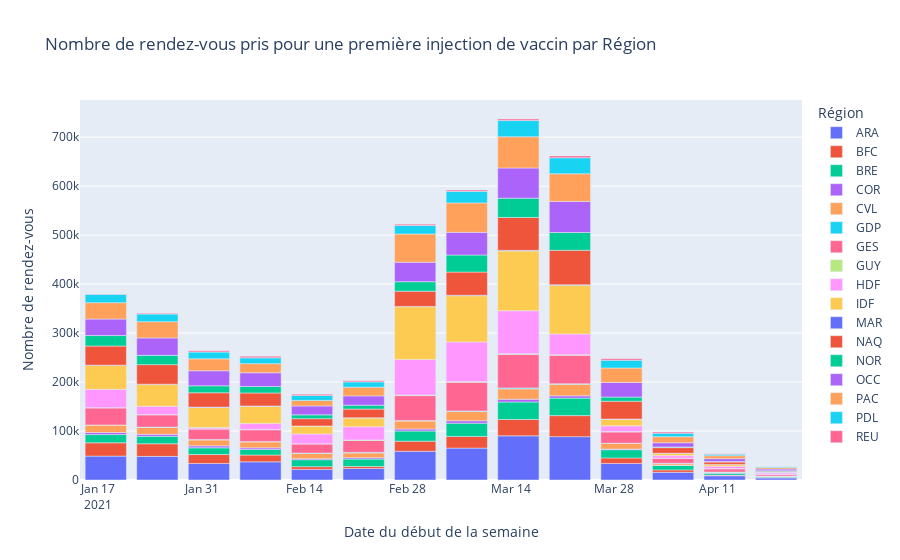

Notebook source saved alongside this figure:
### Code cell
fig = px.bar(df_region_rdv_1, x='date_debut_semaine', y='nb', color = 'region', labels = {'date_debut_semaine':'Date du début de la semaine', 'nb': 'Nombre de rendez-vous', 'region': 'Région'}, title = 'Nombre de rendez-vous pris pour une première injection de vaccin par Région')
fig.show()

### Figure 1 — Plotly figure (JSON) as saved in the notebook; plotly's stock layout.template omitted (floating-point values rounded to 4 significant figures)
{"data": [{"alignmentgroup": "True", "hovertemplate": "Région=ARA<br>Date du début de la semaine=%{x}<br>Nombre de rendez-vous=%{y}<extra></extra>", "legendgroup": "ARA", "marker": {"color": "#636efa"}, "name": "ARA", "offsetgroup": "ARA", "orientation": "v", "showlegend": true, "textposition": "auto", "type": "bar", "x": ["2021-01-18", "2021-01-25", "2021-02-01", "2021-02-08", "2021-02-15", "2021-02-22", "2021-03-01", "2021-03-08", "2021-03-15", "2021-03-22", "2021-03-29", "2021-04-05", "2021-04-12", "2021-04-19"], "xaxis": "x", "y": [48788, 48257, 33764, 37147, 21691, 23656, 58669, 65132, 90152, 88504, 33858, 15658, 8652, 4288], "yaxis": "y"}, {"alignmentgroup": "True", "hovertemplate": "Région=BFC<br>Date du début de la semaine=%{x}<br>Nombre de rendez-vous=%{y}<extra></extra>", "legendgroup": "BFC", "marker": {"color": "#EF553B"}, "name": "BFC", "offsetgroup": "BFC", "orientation": "v", "showlegend": true, "textposition": "auto", "type": "bar", "x": ["2021-01-18", "2021-01-25", "2021-02-01", "2021-02-08", "2021-02-15", "2021-02-22", "2021-03-01", "2021-03-08", "2021-03-15", "2021-03-22", "2021-03-29", "2021-04-05", "2021-04-12", "2021-04-19"], "xaxis": "x", "y": [27185, 25787, 18222, 13833, 5554, 4009, 20646, 23849, 33385, 42945, 11196, 5007, 1360, 703], "yaxis": "y"}, {"alignmentgroup": "True", "hovertemplate": "Région=BRE<br>Date du début de la semaine=%{x}<br>Nombre de rendez-vous=%{y}<extra></extra>", "legendgroup": "BRE", "marker": {"color": "#00cc96"}, "name": "BRE", "offsetgroup": "BRE", "orientation": "v", "showlegend": true, "textposition": "auto", "type": "bar", "x": ["2021-01-18", "2021-01-25", "2021-02-01", "2021-02-08", "2021-02-15", "2021-02-22", "2021-03-01", "2021-03-08", "2021-03-15", "2021-03-22", "2021-03-29", "2021-04-05", "2021-04-12", "2021-04-19"], "xaxis": "x", "y": [16756, 15105, 13699, 11419, 14181, 15062, 20743, 27045, 35764, 35773, 16786, 9224, 3927, 2155], "yaxis": "y"}, {"alignmentgroup": "True", "hovertemplate": "Région=COR<br>Date du début de la semaine=%{x}<br>Nombre de rendez-vous=%{y}<extra></extra>", "legendgroup": "COR", "marker": {"color": "#ab63fa"}, "name": "COR", "offsetgroup": "COR", "orientation": "v", "showlegend": true, "textposition": "auto", "type": "bar", "x": ["2021-01-18", "2021-01-25", "2021-02-01", "2021-02-08", "2021-02-15", "2021-02-22", "2021-03-01", "2021-03-08", "2021-03-15", "2021-03-22", "2021-03-29", "2021-04-05", "2021-04-12", "2021-04-19"], "xaxis": "x", "y": [4269, 4068, 4046, 3321, 2204, 2809, 4061, 4950, 5679, 4688, 1270, 565, 918, 561], "yaxis": "y"}, {"alignmentgroup": "True", "hovertemplate": "Région=CVL<br>Date du début de la semaine=%{x}<br>Nombre de rendez-vous=%{y}<extra></extra>", "legendgroup": "CVL", "marker": {"color": "#FFA15A"}, "name": "CVL", "offsetgroup": "CVL", "orientation": "v", "showlegend": true, "textposition": "auto", "type": "bar", "x": ["2021-01-18", "2021-01-25", "2021-02-01", "2021-02-08", "2021-02-15", "2021-02-22", "2021-03-01", "2021-03-08", "2021-03-15", "2021-03-22", "2021-03-29", "2021-04-05", "2021-04-12", "2021-04-19"], "xaxis": "x", "y": [15112, 14284, 12072, 11975, 10711, 9657, 16157, 18878, 21079, 23432, 11508, 3242, 1156, 376], "yaxis": "y"}, {"alignmentgroup": "True", "hovertemplate": "Région=GDP<br>Date du début de la semaine=%{x}<br>Nombre de rendez-vous=%{y}<extra></extra>", "legendgroup": "GDP", "marker": {"color": "#19d3f3"}, "name": "GDP", "offsetgroup": "GDP", "orientation": "v", "showlegend": true, "textposition": "auto", "type": "bar", "x": ["2021-01-18", "2021-01-25", "2021-02-01", "2021-02-08", "2021-02-15", "2021-02-22", "2021-03-01", "2021-03-08", "2021-03-15", "2021-03-22", "2021-03-29", "2021-04-05", "2021-04-12", "2021-04-19"], "xaxis": "x", "y": [304, 540, 1005, 951, 552, 1259, 1289, 1102, 1985, 1142, 483, 489, 247, 79], "yaxis": "y"}, {"alignmentgroup": "True", "hovertemplate": "Région=GES<br>Date du début de la semaine=%{x}<br>Nombre de rendez-vous=%{y}<extra></extra>", "legendgroup": "GES", "marker": {"color": "#FF6692"}, "name": "GES", "offsetgroup": "GES", "orientation": "v", "showlegend": true, "textposition": "auto", "type": "bar", "x": ["2021-01-18", "2021-01-25", "2021-02-01", "2021-02-08", "2021-02-15", "2021-02-22", "2021-03-01", "2021-03-08", "2021-03-15", "2021-03-22", "2021-03-29", "2021-04-05", "2021-04-12", "2021-04-19"], "xaxis": "x", "y": [34853, 25082, 21383, 23961, 18769, 24391, 50721, 58585, 68419, 58348, 23100, 9975, 6517, 2968], "yaxis": "y"}, {"alignmentgroup": "True", "hovertemplate": "Région=GUY<br>Date du début de la semaine=%{x}<br>Nombre de rendez-vous=%{y}<extra></extra>", "legendgroup": "GUY", "marker": {"color": "#B6E880"}, "name": "GUY", "offsetgroup": "GUY", "orientation": "v", "showlegend": true, "textposition": "auto", "type": "bar", "x": ["2021-01-18", "2021-01-25", "2021-02-01", "2021-02-08", "2021-02-15", "2021-02-22", "2021-03-01", "2021-03-08", "2021-03-15", "2021-03-22", "2021-03-29", "2021-04-05", "2021-04-12", "2021-04-19"], "xaxis": "x", "y": [413, 392, 404, 387, 418, 998, 1321, 1382, 1274, 959, 610, 487, 543, 100], "yaxis": "y"}, {"alignmentgroup": "True", "hovertemplate": "Région=HDF<br>Date du début de la semaine=%{x}<br>Nombre de rendez-vous=%{y}<extra></extra>", "legendgroup": "HDF", "marker": {"color": "#FF97FF"}, "name": "HDF", "offsetgroup": "HDF", "orientation": "v", "showlegend": true, "textposition": "auto", "type": "bar", "x": ["2021-01-18", "2021-01-25", "2021-02-01", "2021-02-08", "2021-02-15", "2021-02-22", "2021-03-01", "2021-03-08", "2021-03-15", "2021-03-22", "2021-03-29", "2021-04-05", "2021-04-12", "2021-04-19"], "xaxis": "x", "y": [37414, 17190, 2734, 12555, 20041, 26797, 72374, 80907, 87917, 42351, 11772, 5189, 4814, 3131], "yaxis": "y"}, {"alignmentgroup": "True", "hovertemplate": "Région=IDF<br>Date du début de la semaine=%{x}<br>Nombre de rendez-vous=%{y}<extra></extra>", "legendgroup": "IDF", "marker": {"color": "#FECB52"}, "name": "IDF", "offsetgroup": "IDF", "orientation": "v", "showlegend": true, "textposition": "auto", "type": "bar", "x": ["2021-01-18", "2021-01-25", "2021-02-01", "2021-02-08", "2021-02-15", "2021-02-22", "2021-03-01", "2021-03-08", "2021-03-15", "2021-03-22", "2021-03-29", "2021-04-05", "2021-04-12", "2021-04-19"], "xaxis": "x", "y": [48691, 44179, 40921, 35045, 15899, 18003, 107743, 94434, 121979, 99526, 13354, 4558, 3526, 1625], "yaxis": "y"}, {"alignmentgroup": "True", "hovertemplate": "Région=MAR<br>Date du début de la semaine=%{x}<br>Nombre de rendez-vous=%{y}<extra></extra>", "legendgroup": "MAR", "marker": {"color": "#636efa"}, "name": "MAR", "offsetgroup": "MAR", "orientation": "v", "showlegend": true, "textposition": "auto", "type": "bar", "x": ["2021-01-18", "2021-01-25", "2021-02-01", "2021-02-08", "2021-02-15", "2021-02-22", "2021-03-01", "2021-03-08", "2021-03-15", "2021-03-22", "2021-03-29", "2021-04-05", "2021-04-12", "2021-04-19"], "xaxis": "x", "y": [672, 738, 571, 642, 189, 396, 676, 890, 1252, 1045, 471, 197, 167, 198], "yaxis": "y"}, {"alignmentgroup": "True", "hovertemplate": "Région=NAQ<br>Date du début de la semaine=%{x}<br>Nombre de rendez-vous=%{y}<extra></extra>", "legendgroup": "NAQ", "marker": {"color": "#EF553B"}, "name": "NAQ", "offsetgroup": "NAQ", "orientation": "v", "showlegend": true, "textposition": "auto", "type": "bar", "x": ["2021-01-18", "2021-01-25", "2021-02-01", "2021-02-08", "2021-02-15", "2021-02-22", "2021-03-01", "2021-03-08", "2021-03-15", "2021-03-22", "2021-03-29", "2021-04-05", "2021-04-12", "2021-04-19"], "xaxis": "x", "y": [39094, 39947, 29317, 26501, 15049, 17747, 31128, 47427, 67222, 70359, 36381, 11564, 4912, 1796], "yaxis": "y"}, {"alignmentgroup": "True", "hovertemplate": "Région=NOR<br>Date du début de la semaine=%{x}<br>Nombre de rendez-vous=%{y}<extra></extra>", "legendgroup": "NOR", "marker": {"color": "#00cc96"}, "name": "NOR", "offsetgroup": "NOR", "orientation": "v", "showlegend": true, "textposition": "auto", "type": "bar", "x": ["2021-01-18", "2021-01-25", "2021-02-01", "2021-02-08", "2021-02-15", "2021-02-22", "2021-03-01", "2021-03-08", "2021-03-15", "2021-03-22", "2021-03-29", "2021-04-05", "2021-04-12", "2021-04-19"], "xaxis": "x", "y": [21368, 18895, 14148, 13240, 7739, 7906, 19343, 34887, 39328, 36255, 8528, 1302, 1018, 1085], "yaxis": "y"}, {"alignmentgroup": "True", "hovertemplate": "Région=OCC<br>Date du début de la semaine=%{x}<br>Nombre de rendez-vous=%{y}<extra></extra>", "legendgroup": "OCC", "marker": {"color": "#ab63fa"}, "name": "OCC", "offsetgroup": "OCC", "orientation": "v", "showlegend": true, "textposition": "auto", "type": "bar", "x": ["2021-01-18", "2021-01-25", "2021-02-01", "2021-02-08", "2021-02-15", "2021-02-22", "2021-03-01", "2021-03-08", "2021-03-15", "2021-03-22", "2021-03-29", "2021-04-05", "2021-04-12", "2021-04-19"], "xaxis": "x", "y": [33683, 35620, 30710, 28024, 18235, 19061, 39879, 46181, 61652, 63484, 29980, 8602, 5868, 3357], "yaxis": "y"}, {"alignmentgroup": "True", "hovertemplate": "Région=PAC<br>Date du début de la semaine=%{x}<br>Nombre de rendez-vous=%{y}<extra></extra>", "legendgroup": "PAC", "marker": {"color": "#FFA15A"}, "name": "PAC", "offsetgroup": "PAC", "orientation": "v", "showlegend": true, "textposition": "auto", "type": "bar", "x": ["2021-01-18", "2021-01-25", "2021-02-01", "2021-02-08", "2021-02-15", "2021-02-22", "2021-03-01", "2021-03-08", "2021-03-15", "2021-03-22", "2021-03-29", "2021-04-05", "2021-04-12", "2021-04-19"], "xaxis": "x", "y": [33502, 33186, 24364, 18590, 11232, 17724, 57515, 60165, 63715, 56378, 29368, 12274, 6034, 2970], "yaxis": "y"}, {"alignmentgroup": "True", "hovertemplate": "Région=PDL<br>Date du début de la semaine=%{x}<br>Nombre de rendez-vous=%{y}<extra></extra>", "legendgroup": "PDL", "marker": {"color": "#19d3f3"}, "name": "PDL", "offsetgroup": "PDL", "orientation": "v", "showlegend": true, "textposition": "auto", "type": "bar", "x": ["2021-01-18", "2021-01-25", "2021-02-01", "2021-02-08", "2021-02-15", "2021-02-22", "2021-03-01", "2021-03-08", "2021-03-15", "2021-03-22", "2021-03-29", "2021-04-05", "2021-04-12", "2021-04-19"], "xaxis": "x", "y": [17270, 15632, 13942, 11860, 10310, 10801, 17375, 23502, 33186, 32745, 15759, 7311, 3001, 2092], "yaxis": "y"}, {"alignmentgroup": "True", "hovertemplate": "Région=REU<br>Date du début de la semaine=%{x}<br>Nombre de rendez-vous=%{y}<extra></extra>", "legendgroup": "REU", "marker": {"color": "#FF6692"}, "name": "REU", "offsetgroup": "REU", "orientation": "v", "showlegend": true, "textposition": "auto", "type": "bar", "x": ["2021-01-18", "2021-01-25", "2021-02-01", "2021-02-08", "2021-02-15", "2021-02-22", "2021-03-01", "2021-03-08", "2021-03-15", "2021-03-22", "2021-03-29", "2021-04-05", "2021-04-12", "2021-04-19"], "xaxis": "x", "y": [294, 1709, 2597, 3179, 2526, 2197, 2758, 2719, 3099, 3860, 3143, 2390, 1068, 34], "yaxis": "y"}], "layout": {"barmode": "relative", "legend": {"title": {"text": "Région"}, "tracegroupgap": 0}, "title": {"text": "Nombre de rendez-vous pris pour une première injection de vaccin par Région"}, "xaxis": {"anchor": "y", "domain": [0, 1], "title": {"text": "Date du début de la semaine"}}, "yaxis": {"anchor": "x", "domain": [0, 1], "title": {"text": "Nombre de rendez-vous"}}}}
